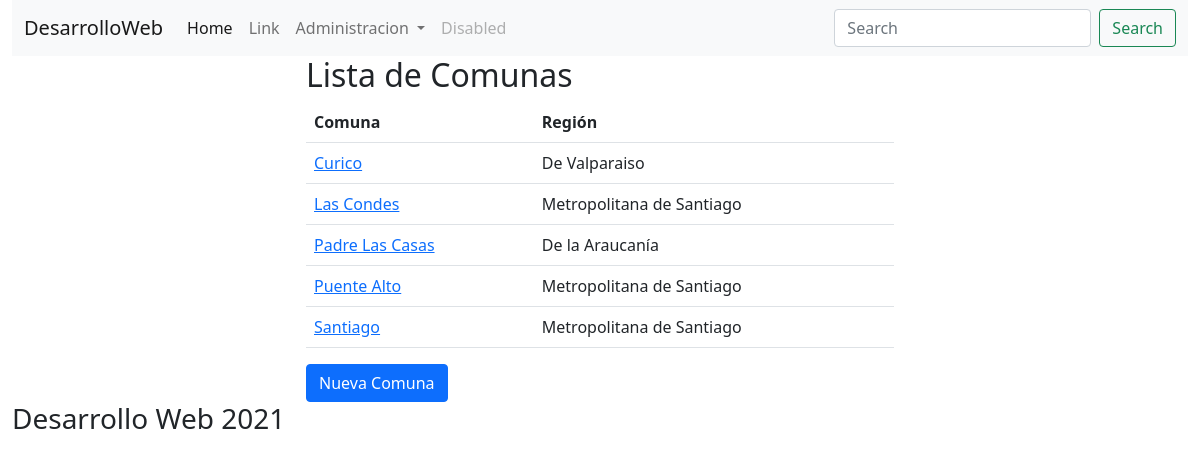
/comunas/index.php, run on the app's committed database.
### tables this page shows
CREATE TABLE `comunas` (
  `id` int NOT NULL AUTO_INCREMENT,
  `nombre` varchar(255) NOT NULL,
  `region_id` int NOT NULL,
  `created_at` datetime DEFAULT NULL,
  `updated_at` datetime DEFAULT NULL,
  PRIMARY KEY (`id`),
  KEY `region` (`region_id`),
  CONSTRAINT `comunas_ibfk_1` FOREIGN KEY (`region_id`) REFERENCES `regiones` (`id`)
);

CREATE TABLE `regiones` (
  `id` int NOT NULL AUTO_INCREMENT,
  `nombre` varchar(255) NOT NULL,
  `created_at` datetime DEFAULT NULL,
  `updated_at` datetime DEFAULT NULL,
  PRIMARY KEY (`id`)
);

### comunas/index.php (the view, shortened to what this page needs)
<?php
    require('../class/conexion.php');
    $res = $mbd->query("SELECT c.id, c.nombre, r.nombre as region FROM comunas c INNER JOIN regiones r ON c.region_id = r.id ORDER BY c.nombre");
    $comunas = $res->fetchall();
?>
<!DOCTYPE html>
<html lang="en">
<head>
    <link href="https://cdn.jsdelivr.net/npm/bootstrap@5.0.0-beta3/dist/css/bootstrap.min.css" rel="stylesheet">
</head>
<body>
    <div class="container-fluid">
        <header>
            <?php include('../partials/menu.php'); ?>
        </header>
        <section>
            <div class="col-md-6 offset-md-3">
                <h2>Lista de Comunas</h2>
                <?php if(isset($comunas) && count($comunas)): ?>
                    <table class="table table-hover">
                        <tr>
                            <th>Comuna</th>
                            <th>Región</th>
                        </tr>
                        <?php foreach($comunas as $comuna): ?>
                            <tr>
                                <td>
                                    <a href="show.php?id=<?php echo $comuna['id']; ?>">
                                        <?php echo $comuna['nombre']; ?>
                                    </a>
                                </td>
                                <td>
                                    <?php echo $comuna['region']; ?>
                                </td>
                            </tr>
                        <?php endforeach; ?>
                    </table>
                <?php else: ?>
                    <p class="text-info">
                        No hay comunas registradas
                    </p>
                <?php endif; ?>
                <a href="add.php" class="btn btn-primary"> Nueva Comuna </a>
            </div>
        </section>
        <footer>
            <h3>Desarrollo Web 2021</h3>
        </footer>
    </div>
</body>
</html>

### partials/menu.php (shortened to what this page needs)
<nav class="navbar navbar-expand-lg navbar-light bg-light">
    <div class="container-fluid">
        <a class="navbar-brand" href="<?php echo BASE_URL; ?>">DesarrolloWeb</a>
        <div class="collapse navbar-collapse" id="navbarSupportedContent">
            <ul class="navbar-nav me-auto mb-2 mb-lg-0">
                <li class="nav-item">
                    <a class="nav-link active" aria-current="page" href="<?php echo BASE_URL; ?>">Home</a>
                </li>
                <li class="nav-item">
                    <a class="nav-link" href="#">Link</a>
                </li>
                <li class="nav-item dropdown">
                    <a class="nav-link dropdown-toggle" href="#" id="navbarDropdown" role="button" data-bs-toggle="dropdown" aria-expanded="false">
                        Administracion
                    </a>
                </li>
                <li class="nav-item">
                    <a class="nav-link disabled" href="#" tabindex="-1" aria-disabled="true">Disabled</a>
                </li>
            </ul>
            <form class="d-flex">
                <input class="form-control me-2" type="search" placeholder="Search" aria-label="Search">
                <button class="btn btn-outline-success" type="submit">Search</button>
            </form>
        </div>
    </div>
</nav>

### data on the page
comunas: nombre "Curico", region.nombre "De Valparaiso"
comunas: nombre "Las Condes", region.nombre "Metropolitana de Santiago"
comunas: nombre "Padre Las Casas", region.nombre "De la Araucanía"
comunas: nombre "Puente Alto", region.nombre "Metropolitana de Santiago"
comunas: nombre "Santiago", region.nombre "Metropolitana de Santiago"
